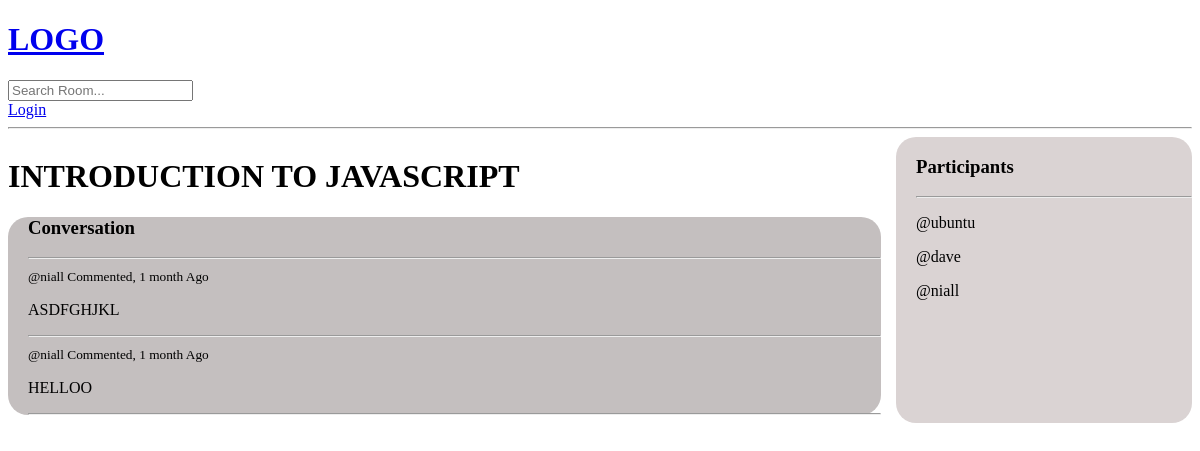
The app's page /room/18/ with its own data.
### webflow/models.py (models this page shows, shortened)
class Room(models.Model):
    host = models.ForeignKey(User, on_delete=models.SET_NULL, null=True)
    topic = models.ForeignKey(Topic, on_delete=models.SET_NULL, null=True) #null=true allows this field to null in the db
    name = models.CharField(max_length=200)
    description = models.TextField(null=True, blank=True)
    participants = models.ManyToManyField(User, related_name='participants', blank=True)
    updated = models.DateTimeField(auto_now=True)
    created = models.DateTimeField(auto_now_add=True)
    class Meta:
        ordering = ['-updated', '-created'] #makes the last updated item to be first e.g last comments are always seem first above old ones

class Message(models.Model):
    user = models.ForeignKey(User, on_delete=models.CASCADE)
    room = models.ForeignKey(Room, on_delete=models.CASCADE) #here we are just setting relationship#(Room is the parent name) this establishes the relationship in db and thats how we know is connected to what
    body = models.TextField()
    updated = models.DateTimeField(auto_now=True)
    created = models.DateTimeField(auto_now_add=True)

### webflow/views.py (the view, shortened to what this page needs)
# urls.py: path('room/<str:pk>/', views.room, name="room"),   #<str:pk> room id(primary key) is being passed to the url as a string
def room(request, pk): # pk is a dynamic value that can be typed on the url
    room = Room.objects.get(id=pk)
    room_messages = room.message_set.all().order_by('-created') #quering is child object of a specific room, {message_set} message=model name and a set of all messages
    participants = room.participants.all()
    context = {'room': room, 'room_messages': room_messages, 'participants':participants}
    return render(request, 'webflow/room.html',context)

### webflow/templates/webflow/room.html (shortened to what this page needs)
 {%extends 'main.html'%} {%block content%}
<div class="room-container">
    <div>
        <h1>{{room.name}}</h1>
        <div class="comment-wrapper">
            <h3>Conversation</h3>
            <hr> {% for message in room_messages %}
            <div>
                <small>@{{message.user}} Commented, {{message.created | timesince}} Ago</small>
                <p>{{message.body}}</p>
                <hr>
            </div>
            {% endfor %}
        </div>
    </div>
    <div class="participant-section">
        <h3>Participants</h3>
        <hr> {% for participant in participants %}
        <div>
            <p>@{{participant.username}} </p>
        </div>
        {% endfor %}
    </div>
</div>
{%endblock content%}

### webflow/templates/webflow/room.html (style rules this page uses)
.room-container { display: grid; grid-template-columns: 3fr 1fr; }
.comment-wrapper { margin-right: 15px; background-color: rgb(196, 191, 191); border-radius: 20px; padding-left: 20px; }
.participant-section { background-color: rgb(218, 211, 211); border-radius: 20px; padding-left: 20px; }

### records on screen
Room: name "INTRODUCTION TO JAVASCRIPT"
Message: user "niall", created "1 month", body "ASDFGHJKL"
Message: user "niall", created "1 month", body "HELLOO"

### other values on screen
{{ participant.username }} "ubuntu"
{{ participant.username }} "dave"
{{ participant.username }} "niall"
